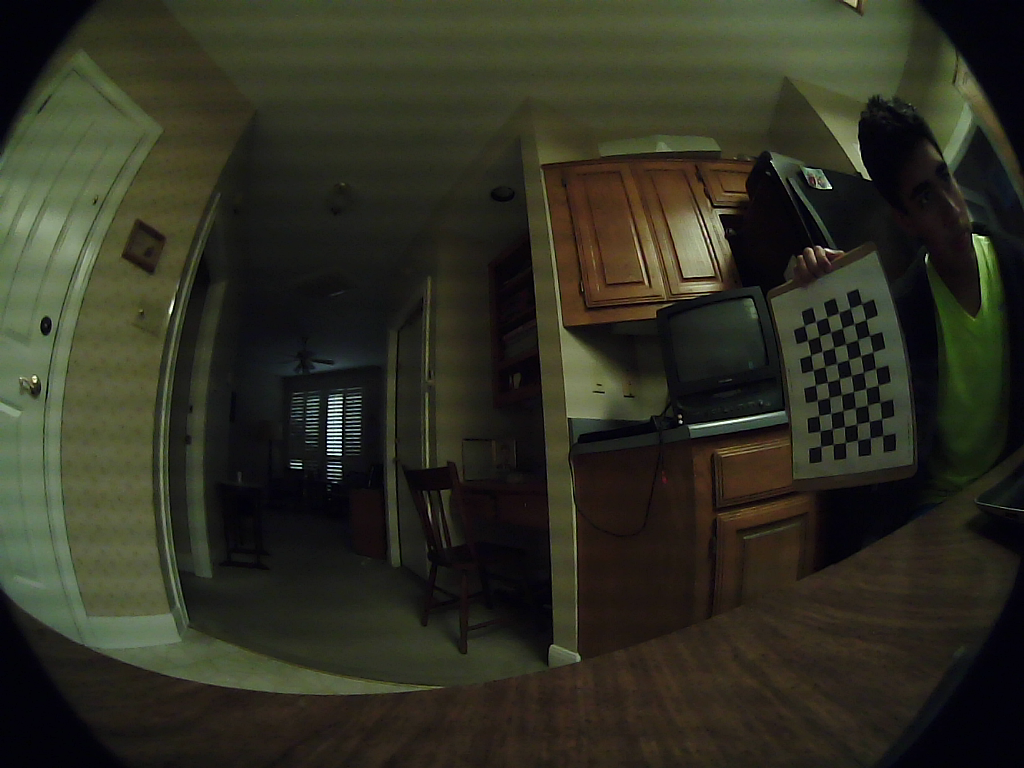
#> input picture smallerimg1.png, 1024 x 768 px
$ python undistort.py smallerimg1.png   (older library calls are emulated)
#> lines starting #> are read from the running program, lines starting #| are printed output that depends on the picture
import cv2
import numpy as np
import sys
import glob

DIM=(1024, 768)
K=np.array([[391.86849703393256, 0.0, 505.61175620556907], [0.0, 391.3437551771541, 368.12522118966086], [0.0, 0.0, 1.0]])
D=np.array([[-0.05717803687429013], [0.01664610825756499], [-0.010443072906543832], [0.0014296399806700921]])


def undistort(img_path, balance=0.0, dim2=None, dim3=None):
#> called with img_path = 'smallerimg1.png', balance = 0
    img = cv2.imread(img_path)
#> img is the input picture: shape (768, 1024, 3); mean B, G, R 34.2, 47, 46.6
    dim1 = img.shape[:2][::-1]  #dim1 is the dimension of input image to un-distort
#> dim1 = (1024, 768)
    assert dim1[0]/dim1[1] == DIM[0]/DIM[1], "Image to undistort needs to have same aspect ratio as the ones used in calibration"
    if not dim2:
        dim2 = dim1
#> dim2 = (1024, 768)
    if not dim3:
        dim3 = dim1
#> dim3 = (1024, 768)
    scaled_K = K * dim1[0] / DIM[0]  # The values of K is to scale with image dimension.
    scaled_K[2][2] = 1.0  # Except that K[2][2] is always 1.0
    # This is how scaled_K, dim2 and balance are used to determine the final K used to un-distort image. OpenCV document failed to make this clear!
    new_K = cv2.fisheye.estimateNewCameraMatrixForUndistortRectify(scaled_K, D, dim2, np.eye(3), balance=balance)
    map1, map2 = cv2.fisheye.initUndistortRectifyMap(scaled_K, D, np.eye(3), new_K, dim3, cv2.CV_16SC2)
    undistorted_img = cv2.remap(img, map1, map2, interpolation=cv2.INTER_LINEAR, borderMode=cv2.BORDER_CONSTANT)
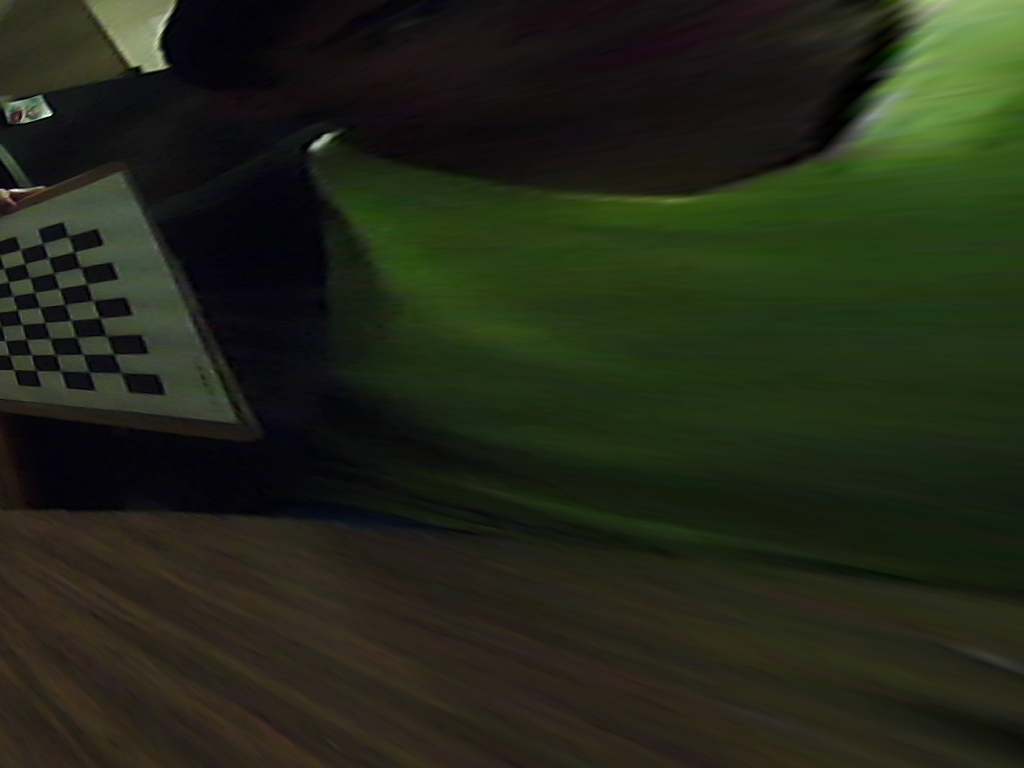
#> undistorted_img: shape (768, 1024, 3); mean B, G, R 23.9, 39.1, 34.4
    cv2.imshow("undistorted", undistorted_img)
    #cv2.imshow("og", img)
    cv2.waitKey(0)
    cv2.destroyAllWindows()
if __name__ == '__main__':
    for p in sys.argv[1:]:
        undistort(p)

$ run again, on smallerimg11.png
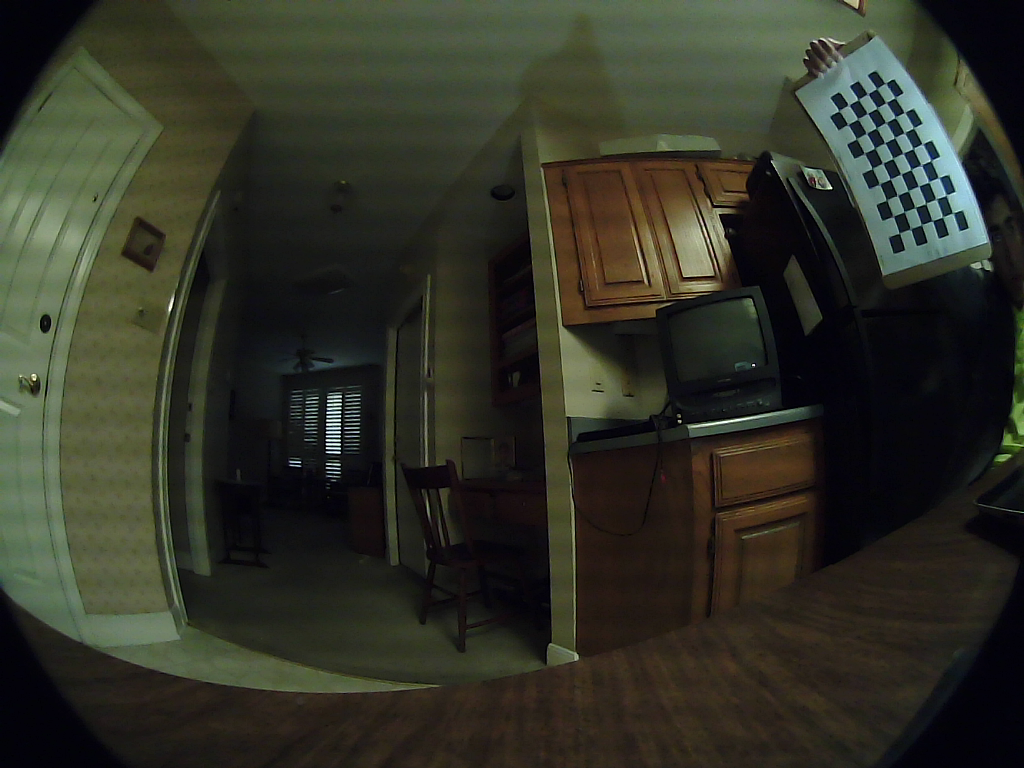
#> input picture smallerimg11.png, 1024 x 768 px
#> in undistort, img is the input picture: shape (768, 1024, 3); mean B, G, R 38.6, 50.2, 48.6
#> in undistort, `undistorted_img = cv2.remap(img, map1, map2, interpolation=cv2.INTER_L..`:
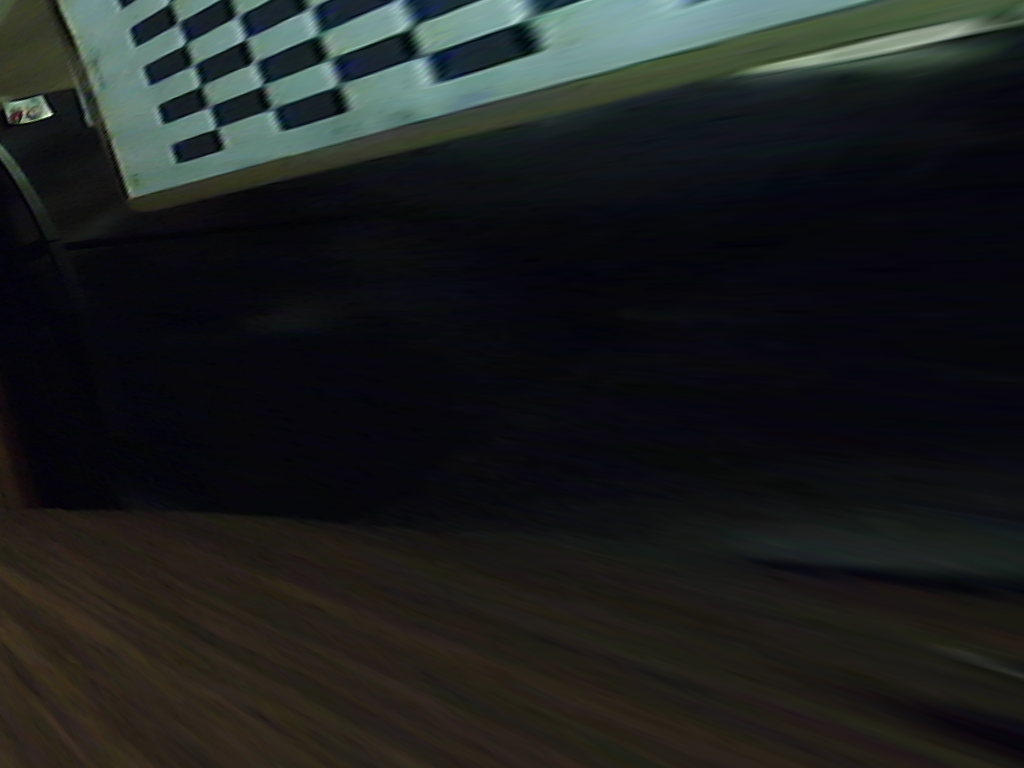
#> undistorted_img: shape (768, 1024, 3); mean B, G, R 30.1, 30.6, 28.1
